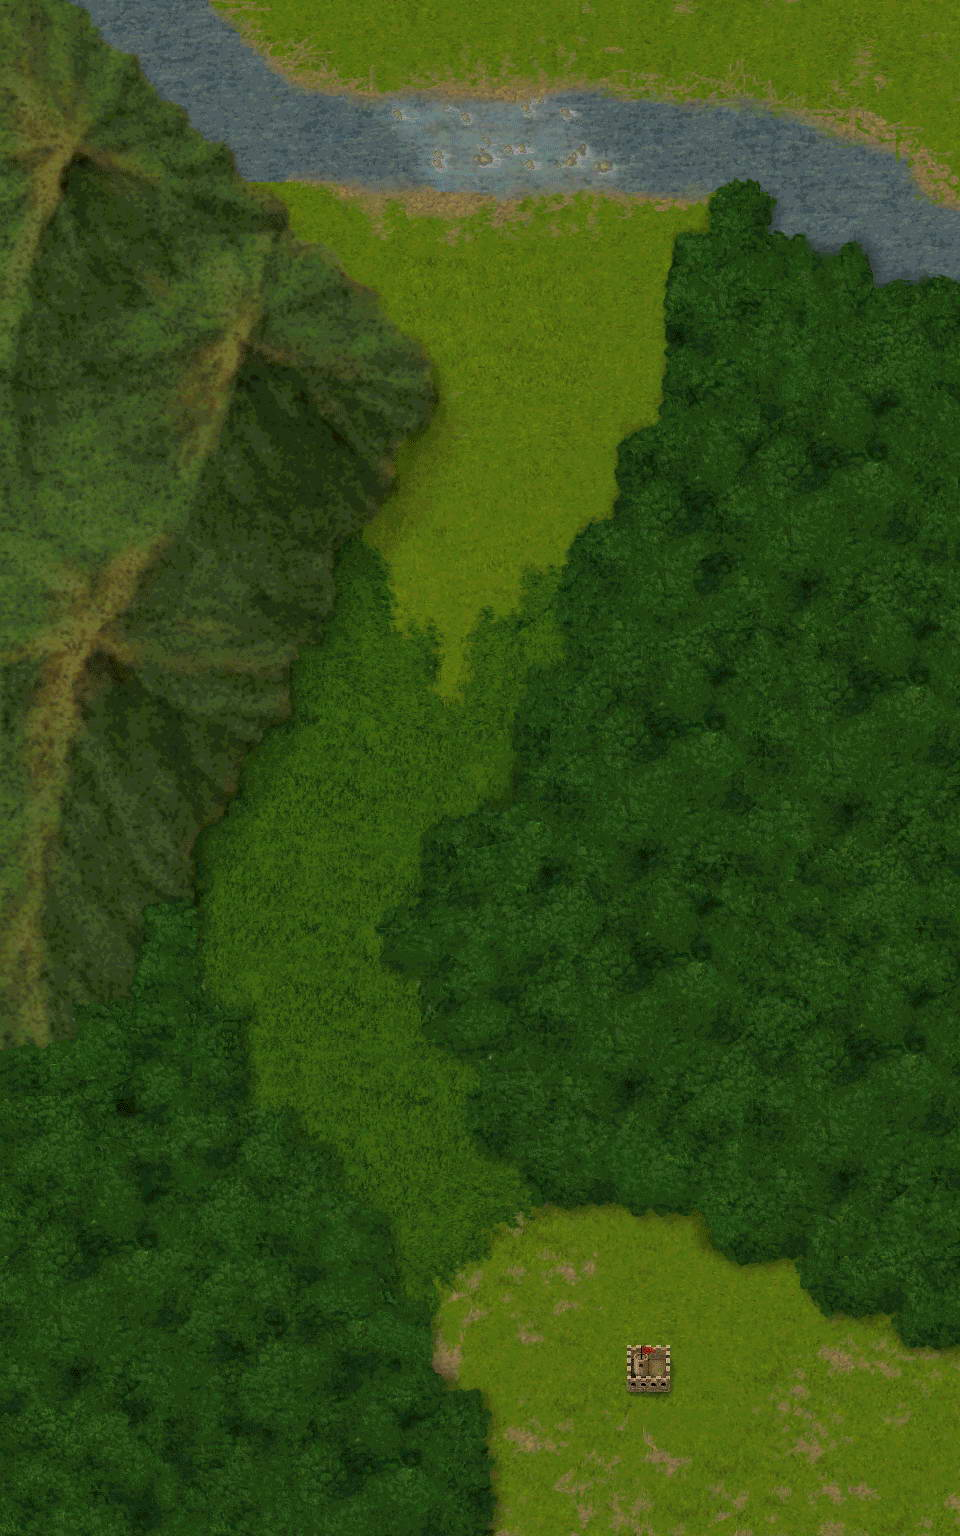

Rendered tile map (Tiled .tmx) drawn with the repository's tilesets; below, a short description and the map source with its tile grids summarised:
An orthogonal 20x32 tile map with 48x48 px tiles, 7 tile layers (平原, 树林, 山地, 浅滩, ...) and 97 objects (3x 0, 3x 1, 3x 2, 3x 3, 2x 5, ...).

<map version="1.0" orientation="orthogonal" width="20" height="32" tilewidth="48" tileheight="48">
 <tileset firstgid="1" name="26-1" tilewidth="48" tileheight="48">
  <image source="map/26-1.jpg" width="960" height="1536" />
 </tileset>
 <layer name="平原" width="20" height="32">
  <data>[640 cells, 143 non-empty, 143 distinct tile ids]</data>
 </layer>
 <layer name="树林" width="20" height="32">
  <data>[640 cells, 271 non-empty, 271 distinct tile ids]</data>
 </layer>
 <layer name="山地" width="20" height="32">
  <data>[640 cells, 123 non-empty, 123 distinct tile ids]</data>
 </layer>
 <layer name="浅滩" width="20" height="32">
  <data>[640 cells, 8 non-empty, 8 distinct tile ids]</data>
 </layer>
 <layer name="小河" width="20" height="32">
  <data>[640 cells, 31 non-empty, 31 distinct tile ids]</data>
 </layer>
 <layer name="草原" width="20" height="32">
  <data>[640 cells, 66 non-empty, 66 distinct tile ids]</data>
 </layer>
 <layer name="鹿岩" width="20" height="32">
  <data>[640 cells, 1 non-empty, 1 distinct tile ids]</data>
 </layer>
 <objectgroup name="friendAIBegin" width="20" height="32">
  <object name="0" x="528" y="288" width="48" height="48">
   <properties>
    <property name="orientation" value="1" />
   </properties>
  </object>
  <object name="1" x="480" y="240" width="48" height="48">
   <properties>
    <property name="orientation" value="1" />
   </properties>
  </object>
  <object name="2" x="576" y="240" width="48" height="48">
   <properties>
    <property name="orientation" value="1" />
   </properties>
  </object>
  <object name="3" x="528" y="192" width="48" height="48">
   <properties>
    <property name="orientation" value="1" />
   </properties>
  </object>
 </objectgroup>
 <objectgroup name="enemyAIBegin" width="20" height="32">
  <object name="0" x="624" y="1344" width="48" height="48">
   <properties>
    <property name="orientation" value="2" />
   </properties>
  </object>
  <object name="2" x="576" y="1344" width="48" height="48">
   <properties>
    <property name="orientation" value="2" />
   </properties>
  </object>
  <object name="1" x="624" y="1296" width="48" height="48">
   <properties>
    <property name="orientation" value="2" />
   </properties>
  </object>
  <object name="3" x="384" y="720" width="48" height="48">
   <properties>
    <property name="orientation" value="1" />
   </properties>
  </object>
  <object name="5" x="336" y="672" width="48" height="48">
   <properties>
    <property name="orientation" value="1" />
   </properties>
  </object>
  <object name="4" x="384" y="672" width="48" height="48">
   <properties>
    <property name="orientation" value="1" />
   </properties>
  </object>
  <object name="8" x="336" y="432" width="48" height="48">
   <properties>
    <property name="orientation" value="3" />
   </properties>
  </object>
  <object name="7" x="336" y="336" width="48" height="48">
   <properties>
    <property name="orientation" value="3" />
   </properties>
  </object>
  <object name="6" x="288" y="384" width="48" height="48">
   <properties>
    <property name="orientation" value="3" />
   </properties>
  </object>
  <object name="11" x="624" y="480" width="48" height="48">
   <properties>
    <property name="orientation" value="2" />
   </properties>
  </object>
  <object name="10" x="672" y="288" width="48" height="48">
   <properties>
    <property name="orientation" value="2" />
   </properties>
  </object>
  <object name="9" x="288" y="288" width="48" height="48">
   <properties>
    <property name="orientation" value="3" />
   </properties>
  </object>
  <object name="14" x="432" y="816" width="48" height="48">
   <properties>
    <property name="orientation" value="2" />
   </properties>
  </object>
  <object name="13" x="672" y="384" width="48" height="48">
   <properties>
    <property name="orientation" value="2" />
   </properties>
  </object>
  <object name="12" x="720" y="240" width="48" height="48">
   <properties>
    <property name="orientation" value="2" />
   </properties>
  </object>
  <object name="17" x="528" y="672" width="48" height="48">
   <properties>
    <property name="orientation" value="2" />
   </properties>
  </object>
  <object name="16" x="432" y="1008" width="48" height="48">
   <properties>
    <property name="orientation" value="2" />
   </properties>
  </object>
  <object name="15" x="384" y="912" width="48" height="48">
   <properties>
    <property name="orientation" value="2" />
   </properties>
  </object>
  <object name="18" x="144" y="816" width="48" height="48">
   <properties>
    <property name="orientation" value="3" />
   </properties>
  </object>
  <object name="21" x="240" y="672" width="48" height="48">
   <properties>
    <property name="orientation" value="3" />
   </properties>
  </object>
  <object name="20" x="192" y="1008" width="48" height="48">
   <properties>
    <property name="orientation" value="3" />
   </properties>
  </object>
  <object name="19" x="144" y="864" width="48" height="48">
   <properties>
    <property name="orientation" value="3" />
   </properties>
  </object>
 </objectgroup>
 <objectgroup name="playerBegin" width="20" height="32">
  <object name="4" x="528" y="480" width="48" height="48">
   <properties>
    <property name="orientation" value="1" />
   </properties>
  </object>
  <object name="3" x="432" y="480" width="48" height="48">
   <properties>
    <property name="orientation" value="1" />
   </properties>
  </object>
  <object name="0" x="480" y="528" width="48" height="48">
   <properties>
    <property name="orientation" value="1" />
   </properties>
  </object>
  <object name="5" x="432" y="384" width="48" height="48">
   <properties>
    <property name="orientation" value="1" />
   </properties>
  </object>
  <object name="6" x="576" y="432" width="48" height="48">
   <properties>
    <property name="orientation" value="1" />
   </properties>
  </object>
  <object name="1" x="480" y="432" width="48" height="48">
   <properties>
    <property name="orientation" value="1" />
   </properties>
  </object>
  <object name="2" x="528" y="384" width="48" height="48">
   <properties>
    <property name="orientation" value="1" />
   </properties>
  </object>
  <object name="7" x="480" y="336" width="48" height="48">
   <properties>
    <property name="orientation" value="1" />
   </properties>
  </object>
  <object name="8" x="576" y="336" width="48" height="48">
   <properties>
    <property name="orientation" value="1" />
   </properties>
  </object>
 </objectgroup>
 <objectgroup name="fire1" width="20" height="32">
  <object x="432" y="1056" width="48" height="48" />
  <object x="384" y="1056" width="48" height="48" />
  <object x="384" y="1008" width="48" height="48" />
  <object x="336" y="912" width="48" height="48" />
  <object x="336" y="864" width="48" height="48" />
  <object x="384" y="864" width="48" height="48" />
  <object x="384" y="768" width="48" height="48" />
  <object x="432" y="768" width="48" height="48" />
  <object x="480" y="768" width="48" height="48" />
  <object x="432" y="720" width="48" height="48" />
  <object x="480" y="720" width="48" height="48" />
  <object x="480" y="624" width="48" height="48" />
  <object x="528" y="624" width="48" height="48" />
  <object x="528" y="576" width="48" height="48" />
 </objectgroup>
 <objectgroup name="fire2" width="20" height="32">
  <object x="240" y="1008" width="48" height="48" />
  <object x="240" y="960" width="48" height="48" />
  </objectgroup>
 <objectgroup name="fire3" width="20" height="32">
  <!-- 4 objects omitted --></objectgroup>
 <objectgroup name="fire4" width="20" height="32">
  <!-- 4 objects omitted --></objectgroup>
 <objectgroup name="fire5" width="20" height="32">
  <!-- 14 objects omitted --></objectgroup>
 <objectgroup name="fire6" width="20" height="32">
  <!-- 13 objects omitted --></objectgroup>
</map>
<!-- 46 of 97 objects omitted -->
